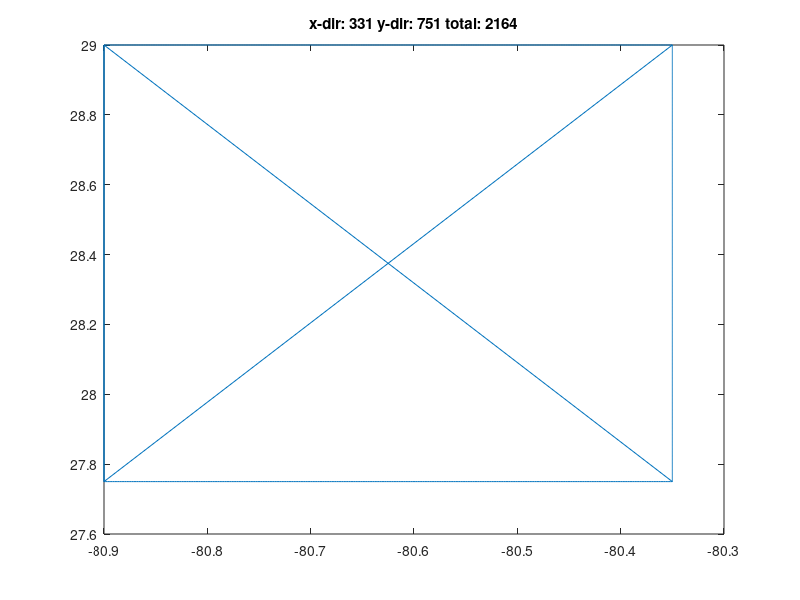
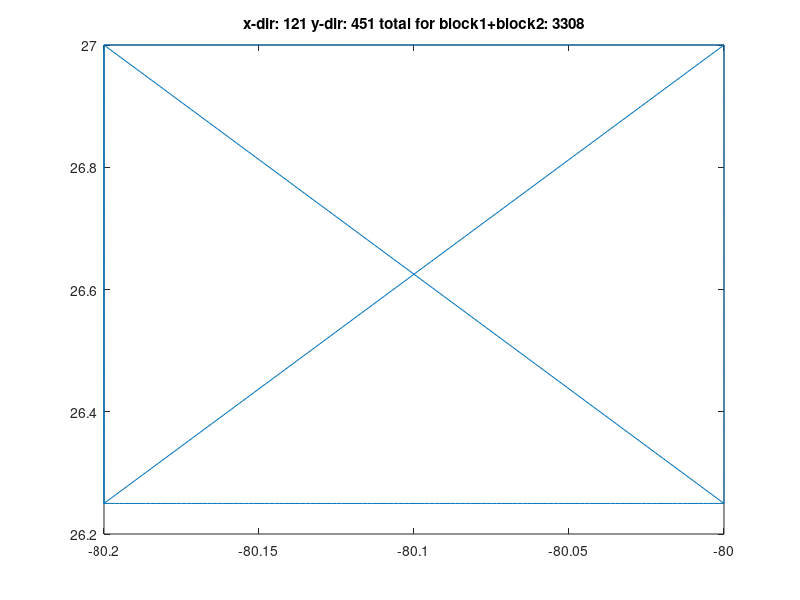

The MATLAB script that drew these images, in order:
clear all

dx=6.0/3600.0; % 60 times 
id_count=0;
icount=0;

% FL BR
x1=-80.90;
x2=-80.35;
y1=27.75;
y2=29.00;

x=[x1:dx:x2];  % 
y=[y1:dx:y2];  %


id_count=id_count+1;
% east
for j=1:length(y)
icount=icount+1;
sta(icount,1)=y(j);
sta(icount,2)=x(end);
sta(icount,3)=id_count;
end

id_count=id_count+1;
% west
for j=1:length(y)
icount=icount+1;
sta(icount,1)=y(j);
sta(icount,2)=x(1);
sta(icount,3)=id_count;
end

id_count=id_count+1;
% south
for i=1:length(x)
icount=icount+1;
sta(icount,1)=y(1);
sta(icount,2)=x(i);
sta(icount,3)=id_count;
end

id_count=id_count+1;
% north
for i=1:length(x)
icount=icount+1;
sta(icount,1)=y(end);
sta(icount,2)=x(i);
sta(icount,3)=id_count;
end

disp(['icount= ' num2str(icount) '?=' num2str(2*length(x)+2*length(y))]);

figure(1)
clf
plot(sta(:,2),sta(:,1));
txt=['x-dir: ' num2str(length(x)) ' y-dir: ' num2str(length(y)), ' total: ', num2str(2*length(x)+2*length(y))];
title(txt)

print('-djpeg100','plots/NestBC_FL_BR.jpg')

icount_last=icount;

clear x y
% PM  -------

x1=-80.20;
x2=-80.00;
y1=26.25;
y2=27.00; % 

x=[x1:dx:x2];  % 
y=[y1:dx:y2];  % 

id_count=id_count+1;
% east
for j=1:length(y)
icount=icount+1;
sta(icount,1)=y(j);
sta(icount,2)=x(end);
sta(icount,3)=id_count;
end

id_count=id_count+1;
% west
for j=1:length(y)
icount=icount+1;
sta(icount,1)=y(j);
sta(icount,2)=x(1);
sta(icount,3)=id_count;
end

id_count=id_count+1;
% south
for i=1:length(x)
icount=icount+1;
sta(icount,1)=y(1);
sta(icount,2)=x(i);
sta(icount,3)=id_count;
end

id_count=id_count+1;
% north
for i=1:length(x)
icount=icount+1;
sta(icount,1)=y(end);
sta(icount,2)=x(i);
sta(icount,3)=id_count;
end

disp(['icount= ' num2str(icount-icount_last) '?=' num2str(2*length(x)+2*length(y))]);
disp(['total= ' num2str(icount)]);

figure(2)
clf
plot(sta(icount_last+1:icount,2),sta(icount_last+1:icount,1));
txt=['x-dir: ' num2str(length(x)) ' y-dir: ' num2str(length(y)), ' total for block1+block2: ', num2str(icount)];
title(txt)

print('-djpeg100','plots/NestBC_FL_PM.jpg')

fid = fopen('station_FL_BR_PM.txt', 'wt');
  fprintf(fid, ['%f %f %d', '\n'], sta');
fclose(fid);





